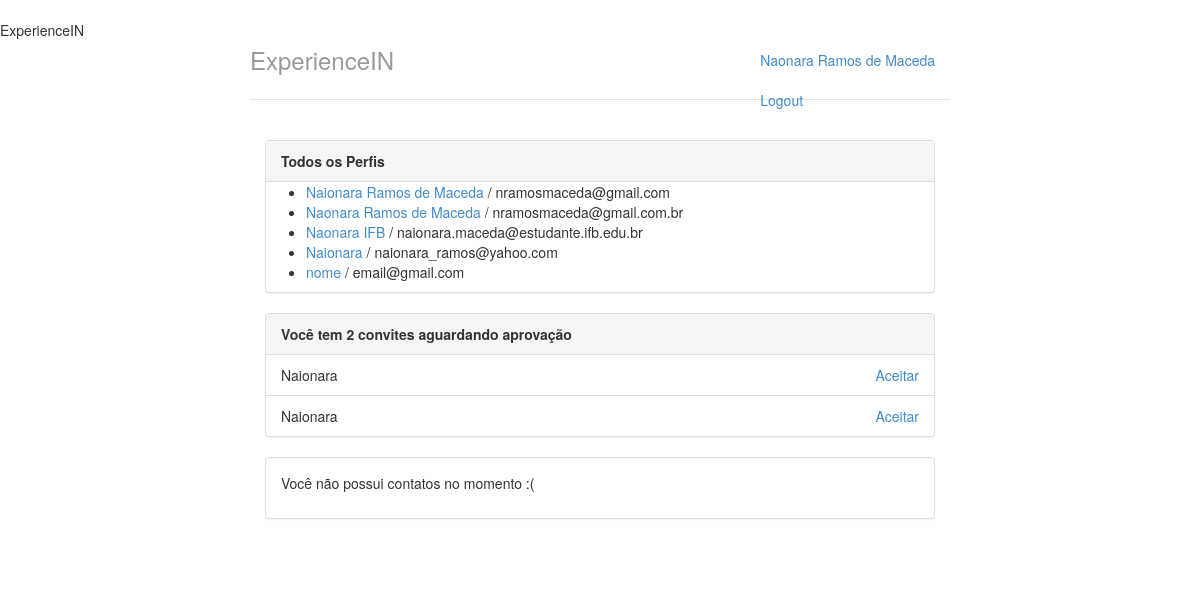
Screenshot of / (signed in) with the database file from the repository.
### perfis/models.py (models this page shows, shortened)
class Perfil(models.Model):
	nome = models.CharField(max_length=255, null = False)
	telefone = models.CharField(max_length=15, null = False)
	nome_empresa = models.CharField(max_length=255, null = False)
	contatos = models.ManyToManyField('self')
	usuario = models.OneToOneField(User, on_delete=models.CASCADE, related_name='perfil')
	@property
	def email(self):
	    return self.usuario.email

class Convite(models.Model):
	solicitante = models.ForeignKey(Perfil, on_delete = models.CASCADE, related_name = 'convites_feitos')
	convidado = models.ForeignKey(Perfil, on_delete = models.CASCADE, related_name = 'convites_recebidos')

### perfis/views.py (the view)
# urls.py: path('', views.index, name='index'),
@login_required
def index(request):
   print(request.user.username)
   print(request.user.email)
   print(request.user.has_perm('perfis.add_convite'))
   print(request.user.has_perm('perfis.redirect'))
   return render(request, 'index.html', {'perfis' : Perfil.objects.all(), 'perfil_logado': get_perfil_logado(request)})

### perfis/views.py (called while the page is built)
@login_required
def get_perfil_logado(request):
	return request.user.perfil

### perfis/templates/index.html
{% extends "base.html" %}
{% block body %}
    <div class="col-lg-12">
	<div class="panel panel-default">
	    <div class="panel-heading">
		<strong>Todos os Perfis</strong>
	    </div>
	    {% if perfis %}
    	        <ul>
		    {% for perfil in perfis %}
	                <li>
		            <a href="{% url 'exibir' perfil.id %}">{{ perfil.nome }}</a> / {{ perfil.email }}
    	                </li>
		    {% endfor %}
	        </ul>
	    {% else %}
	        <p>Nenhum perfil encontrado.</p>
	    {% endif %}
	</div>
	<div class="panel panel-default">
	  {% with total_de_convites=perfil_logado.convites_recebidos.count %}
	    {% if total_de_convites %}
		<div class="panel-heading">
		    <strong>Você tem {{ total_de_convites }} convite{{ total_de_convites|pluralize }} aguardando aprovação</strong>
		</div>
		<ul class="list-group">
		    {% for convite in perfil_logado.convites_recebidos.all %}
			<li class="list-group-item">
			    {{convite.solicitante.nome }}
			  <a href="{% url 'aceitar' convite.id %}" class="pull-right">Aceitar</a>
			</li>
		    {% endfor %}
		</ul>
	    {% else %}
		<div class="panel-body">
		    <p>Nenhum convite recebido :(</p>
		</div>
	    {% endif %}
	  {% endwith %}
	</div>
	<div class="panel panel-default">
	{% with total_de_contatos=perfil_logado.contatos.count %}
	  {% if total_de_contatos %}
		<div class="panel-heading">
		    <strong>Você tem {{total_de_contatos}} contato{{total_de_contatos|pluralize}}</strong>
		</div>
		<ul class="list-group">
		    {% for contato in perfil_logado.contatos.all %}
		    <li class="list-group-item">
			<a href="{% url 'exibir' contato.id %} class="list-group-item">{{contato.nome}}</a>
		    </li>
		    {% endfor %}
		</ul>
	  {% else %}
		<div class="panel-body">
		    <p>Você não possui contatos no momento :(</p>
		</div>
	  {% endif %}
	{% endwith %}
	</div>
</div>
{% endblock %}

### perfis/templates/base.html (shortened to what this page needs)
{% load staticfiles %}
<!DOCTYPE html>
<html lang="pt">
<head>
    <link href="{% static "static/styles/bootstrap.css" %}" rel="stylesheet">
    <link href="{% static "static/styles/main.css" %}" rel="stylesheet">
    <ittle>ExperienceIN</title>
</head>
<body>
   <div class="container">
	<div class="header">
	    <ul class="nav nav-pill pull-right">
	   	<li class=""><a href="{% url 'index' %}">{{perfil_logado.nome}}</a></li>
		<li class=""><a href="/logout/">Logout</a></li>
	    </ul>
	    <h3 class="text-muted">ExperienceIN</h3>
	</div>
	<div class="row content">
	    {% block body %}
	    {% endblock %}
	</div>
    </div>
</body>
</html>

### perfis/static/static/styles/main.css (style rules this page uses)
body { padding-top: 20px; padding-bottom: 20px; }
.header, .content, .footer { padding-left: 15px; padding-right: 15px; }
.header { border-bottom: 1px solid #e5e5e5; }
.header h3 { margin-top: 0; margin-bottom: 0; line-height: 40px; padding-bottom: 19px; }
@media (min-width: 768px) { .container { max-width: 730px; } }
.content { margin: 40px 0; }
@media screen and (min-width: 768px) { .header, .content, .footer { padding-left: 0; padding-right: 0; } }
@media screen and (min-width: 768px) { .header { margin-bottom: 30px; } }

### rows the page displays
Perfil: nome "Naonara Ramos de Maceda", email "nramosmaceda@gmail.com.br"
Perfil: nome "Naionara Ramos de Maceda", email "nramosmaceda@gmail.com"
Perfil: nome "Naonara IFB", email "naionara.maceda@estudante.ifb.edu.br"
Perfil: nome "Naionara", email "naionara_ramos@yahoo.com"
Perfil: nome "nome", email "email@gmail.com"
Convite: solicitante.nome "Naionara"
Convite: solicitante.nome "Naionara"

### other values shown
{{ total_de_convites }} "2"
